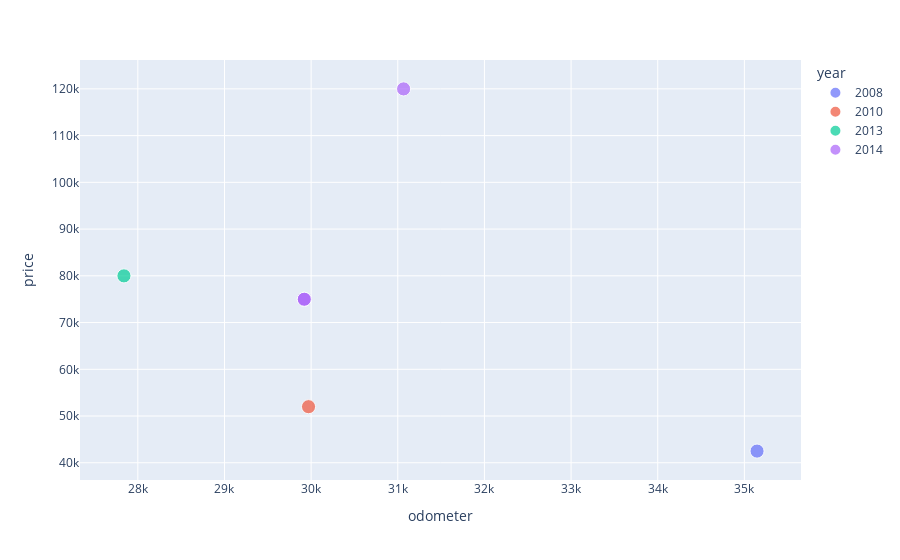

The notebook cell saved with this chart:
### Code cell
getPlot2('aston-martin',mileage=100000,year=2015,df=df)

### Figure 1 — Plotly figure (JSON) as saved in the notebook; plotly's stock layout.template omitted (floating-point values rounded to 4 significant figures)
{"data": [{"customdata": [[0.1, "Base"]], "hovertemplate": "<b>%{hovertext}</b><br><br>year=2008<br>odometer=%{x}<br>price=%{y}<br>Trim=%{customdata[1]}<extra></extra>", "hovertext": ["aston-martin martin"], "legendgroup": "2008", "marker": {"color": "#636efa", "size": [0.1], "sizemode": "area", "sizeref": 0.001, "symbol": "circle"}, "mode": "markers", "name": "2008", "orientation": "v", "showlegend": true, "type": "scatter", "x": [35146], "xaxis": "x", "y": [42500], "yaxis": "y"}, {"customdata": [[0.1, "Base"]], "hovertemplate": "<b>%{hovertext}</b><br><br>year=2010<br>odometer=%{x}<br>price=%{y}<br>Trim=%{customdata[1]}<extra></extra>", "hovertext": ["aston-martin martin"], "legendgroup": "2010", "marker": {"color": "#EF553B", "size": [0.1], "sizemode": "area", "sizeref": 0.001, "symbol": "circle"}, "mode": "markers", "name": "2010", "orientation": "v", "showlegend": true, "type": "scatter", "x": [29970], "xaxis": "x", "y": [52000], "yaxis": "y"}, {"customdata": [[0.1, "Base"]], "hovertemplate": "<b>%{hovertext}</b><br><br>year=2013<br>odometer=%{x}<br>price=%{y}<br>Trim=%{customdata[1]}<extra></extra>", "hovertext": ["aston-martin martin"], "legendgroup": "2013", "marker": {"color": "#00cc96", "size": [0.1], "sizemode": "area", "sizeref": 0.001, "symbol": "circle"}, "mode": "markers", "name": "2013", "orientation": "v", "showlegend": true, "type": "scatter", "x": [27840], "xaxis": "x", "y": [79990], "yaxis": "y"}, {"customdata": [[0.1, "Base"], [0.1, "Base"], [0.1, "Base"]], "hovertemplate": "<b>%{hovertext}</b><br><br>year=2014<br>odometer=%{x}<br>price=%{y}<br>Trim=%{customdata[1]}<extra></extra>", "hovertext": ["aston-martin martin", "aston-martin martin", "aston-martin martin"], "legendgroup": "2014", "marker": {"color": "#ab63fa", "size": [0.1, 0.1, 0.1], "sizemode": "area", "sizeref": 0.001, "symbol": "circle"}, "mode": "markers", "name": "2014", "orientation": "v", "showlegend": true, "type": "scatter", "x": [31067, 29921, 29921], "xaxis": "x", "y": [119991, 74991, 74991], "yaxis": "y"}], "layout": {"legend": {"itemsizing": "constant", "title": {"text": "year"}, "tracegroupgap": 0}, "margin": {"t": 60}, "xaxis": {"anchor": "y", "domain": [0, 1], "title": {"text": "odometer"}}, "yaxis": {"anchor": "x", "domain": [0, 1], "title": {"text": "price"}}}}
